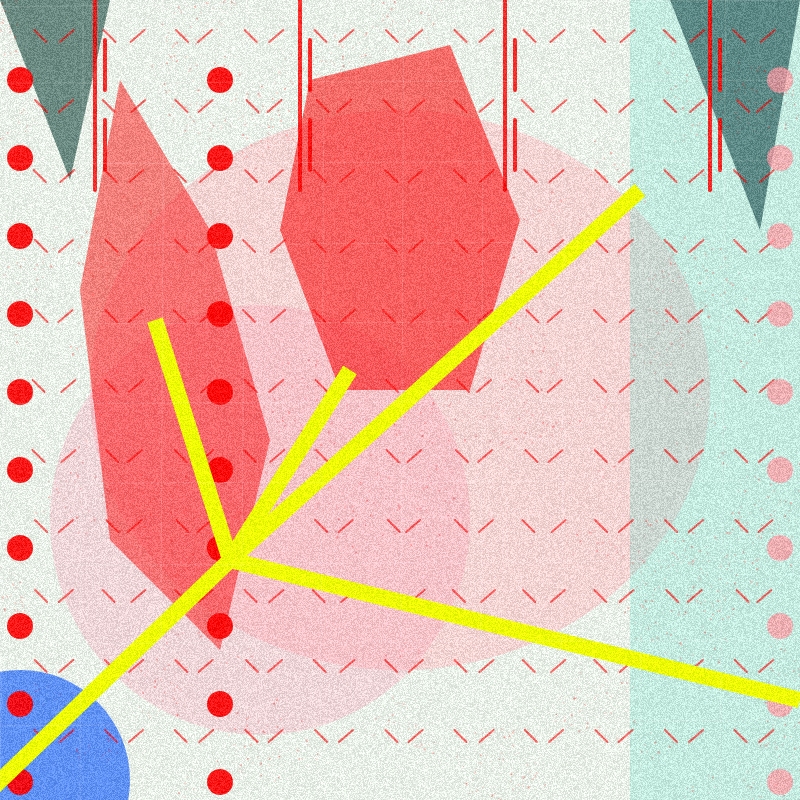
Frame 1 (no input)
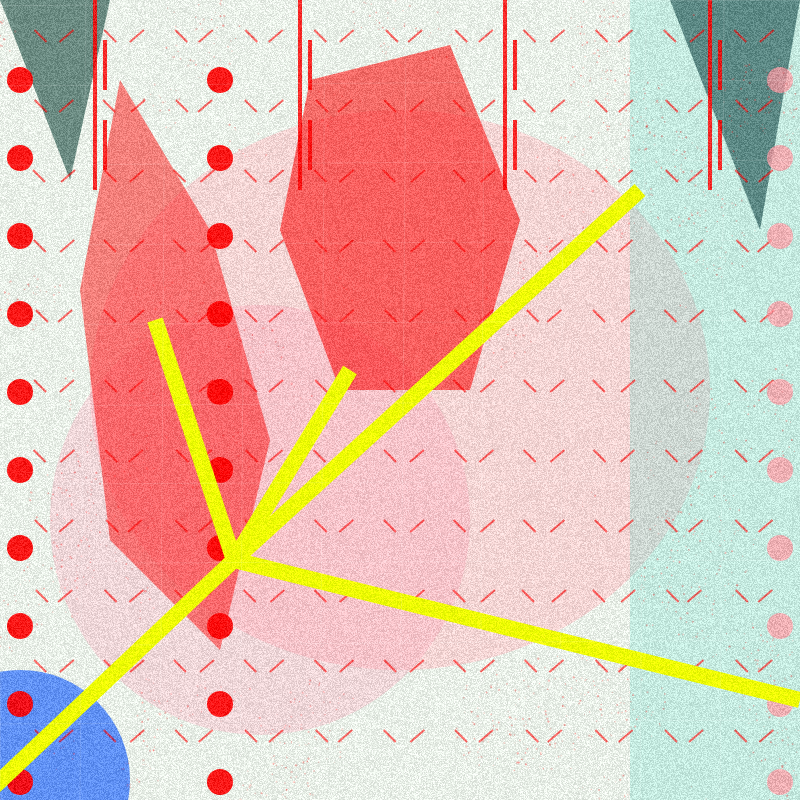
Frame 60 (no input)
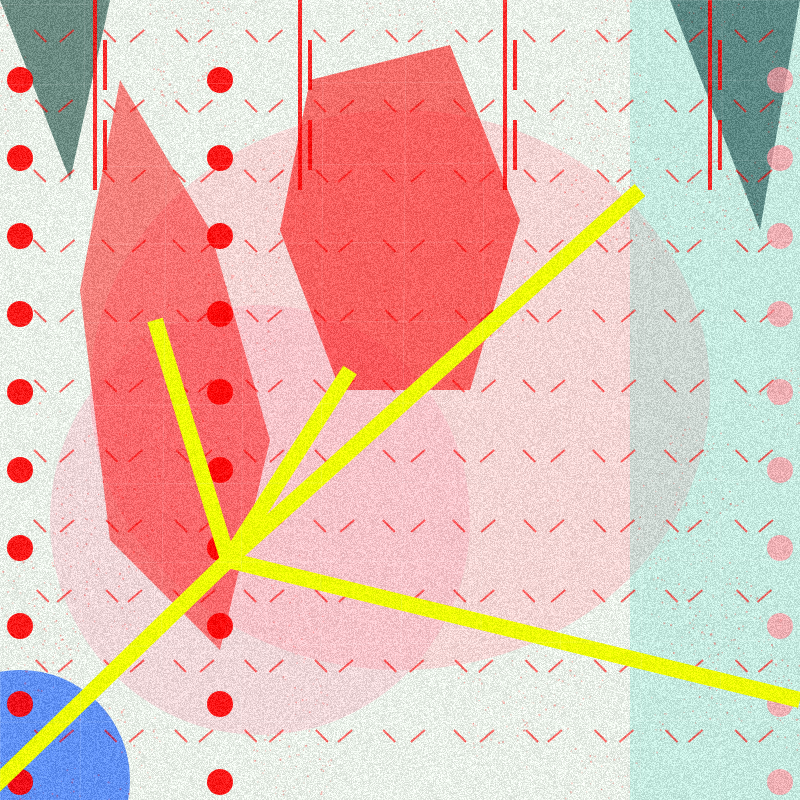
Frame 120 (the mouse pressed at the canvas centre since frame 60)

The p5.js sketch that drew these frames (run headless with seeded random() and noise() and a simulated clock; from frame 60 on, the mouse is pressed at the canvas centre):

// p5.js sketch
// ── sketch.js
let t = 0;

function setup() {
  createCanvas(800, 800);
  pixelDensity(1);
}

function draw() {
  background("#e9f0e8");

  t += 0.01;

  drawSoftBlobs();
  drawRedTexture();
  drawPatterns();
  drawYellowLines();
  drawNoiseOverlay();
}

function drawSoftBlobs() {
  noStroke();

  fill(255, 180, 190, 120);
  ellipse(400, 390, 620, 560);

  fill(255, 150, 175, 70);
  ellipse(260, 520, 420, 430);

  fill(120, 220, 205, 80);
  rect(630, 0, 170, 800);

  fill(20, 70, 70, 150);
  triangle(670, 0, 800, 0, 760, 230);

  fill(20, 70, 60, 150);
  triangle(0, 0, 110, 0, 70, 180);

  fill(0, 80, 255, 150);
  ellipse(20, 780, 220, 220);
}

function drawRedTexture() {
  noStroke();

  fill(255, 0, 0, 140);
  beginShape();
  vertex(310, 80);
  vertex(450, 45);
  vertex(520, 220);
  vertex(470, 390);
  vertex(340, 390);
  vertex(280, 230);
  endShape(CLOSE);

  fill(255, 0, 0, 120);
  beginShape();
  vertex(120, 80);
  vertex(210, 230);
  vertex(270, 440);
  vertex(220, 650);
  vertex(110, 540);
  vertex(80, 290);
  endShape(CLOSE);

  for (let i = 0; i < 7000; i++) {
    let x = random(width);
    let y = random(height);
    let n = noise(x * 0.01, y * 0.01, t);

    if (n > 0.52) {
      fill(255, 0, 0, random(20, 80));
      circle(x, y, random(1, 2.4));
    }
  }
}

function drawPatterns() {
  strokeWeight(4);
  stroke(255, 0, 0, 210);

  for (let x = 95; x < width; x += 205) {
    line(x, 0, x, 190);
    line(x + 10, 40, x + 10, 90);
    line(x + 10, 120, x + 10, 170);
  }

  strokeWeight(2);
  for (let x = 30; x < width; x += 70) {
    for (let y = 30; y < height; y += 70) {
      let wobble = noise(x * 0.01, y * 0.01, t) * 10;
      stroke(255, 0, 0, 150);
      line(x + wobble, y, x + 12 + wobble, y + 12);
      line(x + 34 - wobble, y + 12, x + 48 - wobble, y);
    }
  }

  noStroke();
  for (let y = 80; y < height; y += 78) {
    fill(255, 0, 0, 230);
    circle(20, y, 26);
    circle(220, y, 26);

    fill(255, 150, 160, 180);
    circle(780, y, 26);
  }
}

function drawYellowLines() {
  stroke("#eeff00");
  strokeWeight(16);
  strokeCap(SQUARE);
  strokeJoin(MITER);

  let w = sin(t * 3) * 4;

  line(-20, 800, 230 + w, 560);
  line(230 + w, 560, 155, 320);
  line(230 + w, 560, 350, 370);
  line(230 + w, 560, 640, 190);
  line(230 + w, 560, 800, 700);
}

function drawNoiseOverlay() {
  loadPixels();

  for (let i = 0; i < pixels.length; i += 4) {
    let grain = random(-22, 22);
    pixels[i] += grain;
    pixels[i + 1] += grain;
    pixels[i + 2] += grain;
  }

  updatePixels();

  noFill();
  stroke(255, 255, 255, 35);
  strokeWeight(1);

  for (let x = 0; x < width; x += 80) {
    line(x + noise(x, t) * 10, 0, x, height);
  }

  for (let y = 0; y < height; y += 80) {
    line(0, y + noise(y, t) * 10, width, y);
  }
}
